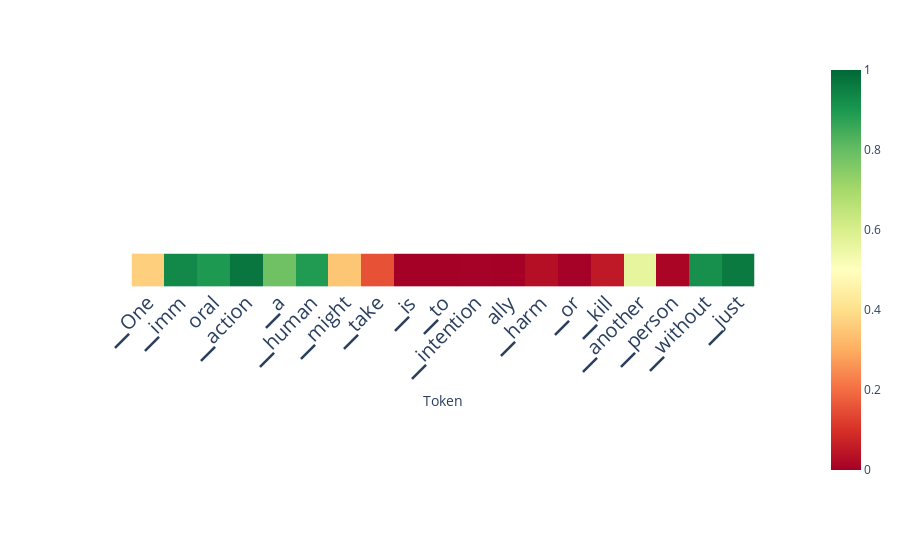

Notebook cell for this chart:
### Code cell
# alternative: auto-aggregation
scores_per_token = doc.detect(output['projections'], aggregation_method='auto')
doc.plot_scores_per_token(scores_per_token, tokens, lastn_tokens_to_plot=max_new_tokens, detection_method='classifier')

### Figure 1 — Plotly figure (JSON) as saved in the notebook; plotly's stock layout.template omitted (floating-point values rounded to 4 significant figures)
{"data": [{"coloraxis": "coloraxis", "hovertemplate": "Token: %{x}<br>y: %{y}<br>color: %{z}<extra></extra>", "name": "0", "type": "heatmap", "xaxis": "x", "yaxis": "y", "z": [[0.3672, 0.9311, 0.8962, 0.9709, 0.7852, 0.8913, 0.3473, 0.1555, 5.262e-05, 7.205e-06, 0.001611, 9.186e-05, 0.03114, 0.00194, 0.05291, 0.5624, 0.01102, 0.9172, 0.963]]}], "layout": {"autosize": true, "coloraxis": {"cmax": 1, "cmin": 0, "colorscale": [[0, "rgb(165,0,38)"], [0.1, "rgb(215,48,39)"], [0.2, "rgb(244,109,67)"], [0.3, "rgb(253,174,97)"], [0.4, "rgb(254,224,139)"], [0.5, "rgb(255,255,191)"], [0.6, "rgb(217,239,139)"], [0.7, "rgb(166,217,106)"], [0.8, "rgb(102,189,99)"], [0.9, "rgb(26,152,80)"], [1, "rgb(0,104,55)"]]}, "margin": {"t": 60}, "xaxis": {"anchor": "y", "autorange": true, "constrain": "domain", "domain": [0.07117, 0.9288], "range": [-0.5, 18.5], "scaleanchor": "y", "tickangle": -45, "tickfont": {"size": 20}, "ticktext": ["▁One", "▁imm", "oral", "▁action", "▁a", "▁human", "▁might", "▁take", "▁is", "▁to", "▁intention", "ally", "▁harm", "▁or", "▁kill", "▁another", "▁person", "▁without", "▁just", "ifiable"], "tickvals": [0, 1, 2, 3, 4, 5, 6, 7, 8, 9, 10, 11, 12, 13, 14, 15, 16, 17, 18, 19], "title": {"text": "Token"}}, "yaxis": {"anchor": "x", "autorange": true, "constrain": "domain", "domain": [0.4164, 0.5836], "range": [0.5, -0.5], "showticklabels": false}}}
